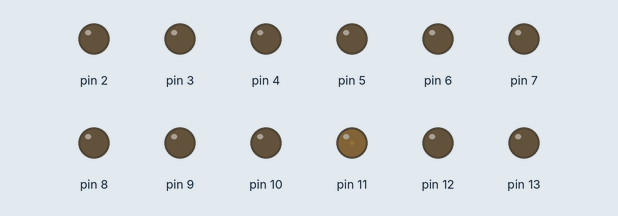
A sketch run on a simulated Arduino Uno, built with avr-gcc and run on an emulated ATmega328P. On the bench: output pins drawn as LEDs (lit = HIGH). What the sketch prints to the serial monitor is not drawn.

Above: at 0.05 s.
At 1.95 s:
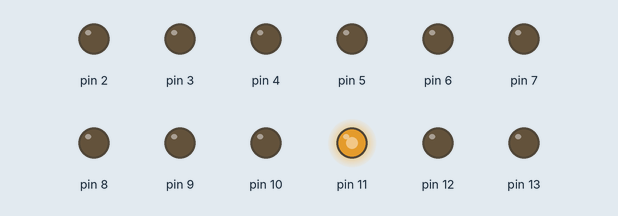
At 3.85 s:
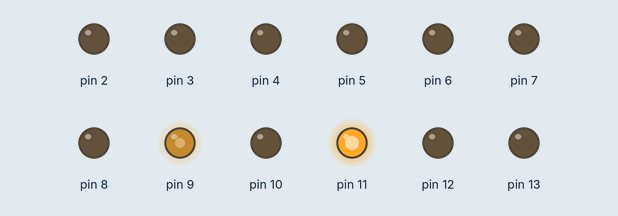
At 7.65 s:
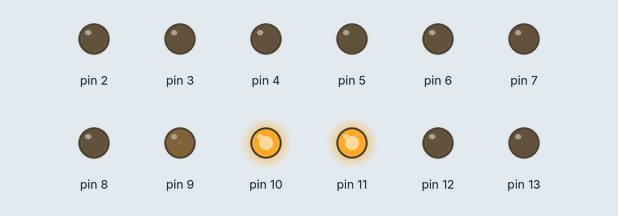
At 11.45 s:
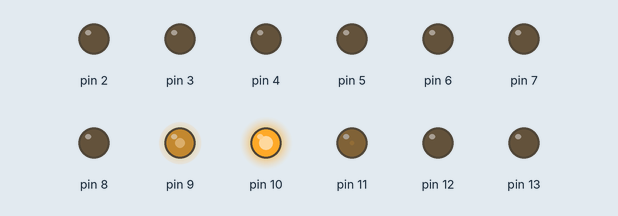
At 15.25 s:
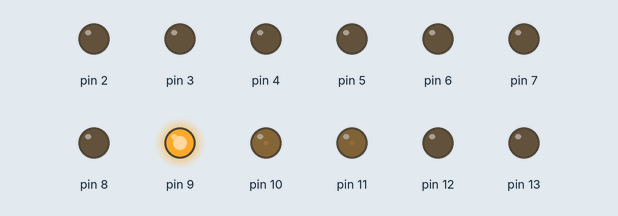
Timing chart, 0 to 19.9 s (numbered marks = the images above):
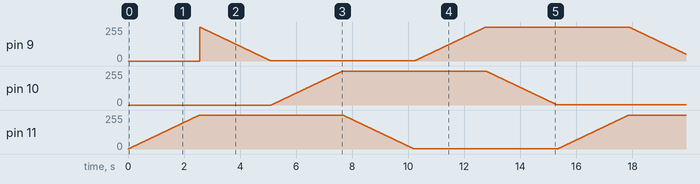

The sketch:

allLights.ino
```cpp
//Light for any arduino with 13 output pins

void setup()
{
  pinMode(0,OUTPUT);
  pinMode(1,OUTPUT);
  pinMode(2,OUTPUT);
  pinMode(3,OUTPUT);
  pinMode(4,OUTPUT);
  pinMode(5,OUTPUT);
  pinMode(6,OUTPUT);
  pinMode(7,OUTPUT);
  pinMode(8,OUTPUT);
  pinMode(9,OUTPUT);
  pinMode(10,OUTPUT);
  pinMode(11,OUTPUT);
  pinMode(12,OUTPUT);
  pinMode(13,OUTPUT);
  Serial.begin(9600);
  Serial.println("Iskra is online");
}

void loop()
{
  light_up_single(11,0,10);
  light_down_single(9,255,10);
  light_up_single(10,0,10);
  light_down_single(11,255,10);
  light_up_single(9,0,10);
  light_down_single(10,255,10);
}

void turn_on(int pin,int t)
{
  digitalWrite(pin,HIGH);
  delay(t);
}

void turn_off(int pin,int t)
{
  digitalWrite(pin,LOW);
  delay(t);
}

void light_up_single(int pin,int power,int t)
{
  for (int x =power;x<255;x++)
  {
    analogWrite(pin,x);
    delay(t);
  }
}

void light_down_single(int pin, int power,int t)
{
  for (int x =power;x>0;x--)
  {
    analogWrite(pin,x);
    delay(t);
  }
}

void light_up_double(int pin1,int pin2,int power,int t)
{
  for (int x =power;x<255;x++)
  {
    analogWrite(pin1,x);
    analogWrite(pin2,x);
    delay(t);
  }
}

void light_down_double(int pin1,int pin2,int power,int t)
{
  for (int x =power;x>0;x--)
  {
    analogWrite(pin1,x);
    analogWrite(pin2,x);
    delay(t);
  }
}

void light_up_triple(int pin1,int pin2,int pin3,int power,int t)
{
  for (int x =power;x<255;x++)
  {
    analogWrite(pin1,x);
    analogWrite(pin2,x);
    analogWrite(pin3,x);
    delay(t);
  }
}

void light_down_triple(int pin1,int pin2,int pin3,int power,int t)
{
  for (int x =power;x>0;x--)
  {
    analogWrite(pin1,x);
    analogWrite(pin2,x);
    analogWrite(pin3,x);
    delay(t);
  }
}
```
